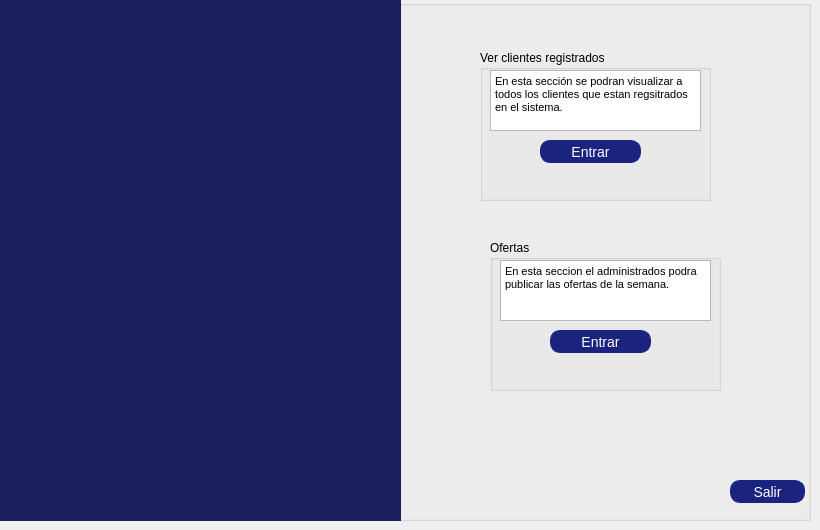
    <widget class="QWidget" name="MenuAdmin">
     <widget class="QGroupBox" name="groupBox_25">
      <property name="geometry">
       <rect>
        <x>0</x>
        <y>0</y>
        <width>811</width>
        <height>521</height>
       </rect>
      </property>
      <property name="title">
       <string/>
      </property>
      <widget class="QLabel" name="lab">
       <property name="geometry">
        <rect>
         <x>0</x>
         <y>0</y>
         <width>401</width>
         <height>521</height>
        </rect>
       </property>
       <property name="styleSheet">
        <string notr="true">background-color: #1c1d5c;</string>
       </property>
       <property name="text">
        <string/>
       </property>
      </widget>
      <widget class="QGroupBox" name="groupBox">
       <property name="geometry">
        <rect>
         <x>480</x>
         <y>50</y>
         <width>231</width>
         <height>151</height>
        </rect>
       </property>
       <property name="title">
        <string>Ver clientes registrados</string>
       </property>
       <widget class="QTextBrowser" name="textBrowser">
        <property name="geometry">
         <rect>
          <x>10</x>
          <y>20</y>
          <width>211</width>
          <height>61</height>
         </rect>
        </property>
        <property name="html">
         <string>&lt;!DOCTYPE HTML PUBLIC &quot;-//W3C//DTD HTML 4.0//EN&quot; &quot;http://www.w3.org/TR/REC-html40/strict.dtd&quot;&gt;
&lt;html&gt;&lt;head&gt;&lt;meta name=&quot;qrichtext&quot; content=&quot;1&quot; /&gt;&lt;style type=&quot;text/css&quot;&gt;
p, li { white-space: pre-wrap; }
&lt;/style&gt;&lt;/head&gt;&lt;body style=&quot; font-family:'rubik'; font-size:8.25pt; font-weight:400; font-style:normal;&quot;&gt;
&lt;p style=&quot; margin-top:0px; margin-bottom:0px; margin-left:0px; margin-right:0px; -qt-block-indent:0; text-indent:0px;&quot;&gt;&lt;span style=&quot; font-size:8pt;&quot;&gt;En esta sección se podran visualizar a todos los clientes que estan regsitrados en el sistema.&lt;/span&gt;&lt;/p&gt;&lt;/body&gt;&lt;/html&gt;</string>
        </property>
       </widget>
       <widget class="QPushButton" name="verDetalles">
        <property name="geometry">
         <rect>
          <x>60</x>
          <y>90</y>
          <width>101</width>
          <height>23</height>
         </rect>
        </property>
        <property name="styleSheet">
         <string notr="true">QPushButton{
color: white;
background-color: #1a237e;
font-size:14px;
border: 1px solid #1a237e;
border-radius: 10px; 
padding: 2px 4px;
}</string>
        </property>
        <property name="text">
         <string>Entrar</string>
        </property>
       </widget>
      </widget>
      <widget class="QGroupBox" name="groupBox_8">
       <property name="geometry">
        <rect>
         <x>490</x>
         <y>240</y>
         <width>231</width>
         <height>151</height>
        </rect>
       </property>
       <property name="title">
        <string>Ofertas</string>
       </property>
       <widget class="QTextBrowser" name="textBrowser_2">
        <property name="geometry">
         <rect>
          <x>10</x>
          <y>20</y>
          <width>211</width>
          <height>61</height>
         </rect>
        </property>
        <property name="html">
         <string>&lt;!DOCTYPE HTML PUBLIC &quot;-//W3C//DTD HTML 4.0//EN&quot; &quot;http://www.w3.org/TR/REC-html40/strict.dtd&quot;&gt;
&lt;html&gt;&lt;head&gt;&lt;meta name=&quot;qrichtext&quot; content=&quot;1&quot; /&gt;&lt;style type=&quot;text/css&quot;&gt;
p, li { white-space: pre-wrap; }
&lt;/style&gt;&lt;/head&gt;&lt;body style=&quot; font-family:'rubik'; font-size:8.25pt; font-weight:400; font-style:normal;&quot;&gt;
&lt;p style=&quot; margin-top:0px; margin-bottom:0px; margin-left:0px; margin-right:0px; -qt-block-indent:0; text-indent:0px;&quot;&gt;&lt;span style=&quot; font-size:8pt;&quot;&gt;En esta seccion el administrados podra publicar las ofertas de la semana. &lt;/span&gt;&lt;/p&gt;&lt;/body&gt;&lt;/html&gt;</string>
        </property>
       </widget>
       <widget class="QPushButton" name="Ofertas">
        <property name="geometry">
         <rect>
          <x>60</x>
          <y>90</y>
          <width>101</width>
          <height>23</height>
         </rect>
        </property>
        <property name="styleSheet">
         <string notr="true">QPushButton{
color: white;
background-color: #1a237e;
font-size:14px;
border: 1px solid #1a237e;
border-radius: 10px; 
padding: 2px 4px;
}</string>
        </property>
        <property name="text">
         <string>Entrar</string>
        </property>
       </widget>
      </widget>
      <widget class="QPushButton" name="pbSalir">
       <property name="geometry">
        <rect>
         <x>730</x>
         <y>480</y>
         <width>75</width>
         <height>23</height>
        </rect>
       </property>
       <property name="styleSheet">
        <string notr="true">QPushButton{
color: white;
background-color: #1a237e;
font-size:14px;
border: 1px solid #1a237e;
border-radius: 10px; 
padding: 2px 4px;
}</string>
       </property>
       <property name="text">
        <string>Salir</string>
       </property>
      </widget>
      <widget class="QLabel" name="label">
       <property name="geometry">
        <rect>
         <x>30</x>
         <y>40</y>
         <width>321</width>
         <height>351</height>
        </rect>
       </property>
       <property name="styleSheet">
        <string notr="true">border-image: url(:/Imagenes/administrador.jpg)</string>
       </property>
       <property name="text">
        <string/>
       </property>
      </widget>
     </widget>
    </widget>
